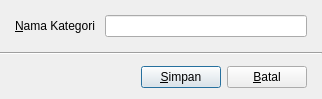
<?xml version="1.0" encoding="UTF-8"?>
<ui version="4.0">
 <class>ProductCategoryEditor</class>
 <widget class="QDialog" name="ProductCategoryEditor">
  <property name="geometry">
   <rect>
    <x>0</x>
    <y>0</y>
    <width>322</width>
    <height>99</height>
   </rect>
  </property>
  <property name="windowTitle">
   <string>Dialog</string>
  </property>
  <property name="styleSheet">
   <string notr="true"/>
  </property>
  <layout class="QVBoxLayout" name="verticalLayout">
   <property name="spacing">
    <number>0</number>
   </property>
   <property name="leftMargin">
    <number>0</number>
   </property>
   <property name="topMargin">
    <number>0</number>
   </property>
   <property name="rightMargin">
    <number>0</number>
   </property>
   <property name="bottomMargin">
    <number>0</number>
   </property>
   <item>
    <widget class="QFrame" name="contentFrame">
     <layout class="QHBoxLayout" name="horizontalLayout_2">
      <property name="spacing">
       <number>10</number>
      </property>
      <property name="leftMargin">
       <number>15</number>
      </property>
      <property name="topMargin">
       <number>15</number>
      </property>
      <property name="rightMargin">
       <number>15</number>
      </property>
      <property name="bottomMargin">
       <number>15</number>
      </property>
      <item>
       <widget class="QLabel" name="label">
        <property name="text">
         <string>&amp;Nama Kategori</string>
        </property>
        <property name="buddy">
         <cstring>nameEdit</cstring>
        </property>
       </widget>
      </item>
      <item>
       <widget class="QLineEdit" name="nameEdit"/>
      </item>
     </layout>
    </widget>
   </item>
   <item>
    <widget class="Line" name="line">
     <property name="orientation">
      <enum>Qt::Horizontal</enum>
     </property>
    </widget>
   </item>
   <item>
    <widget class="QFrame" name="footerFrame">
     <layout class="QHBoxLayout" name="horizontalLayout">
      <property name="spacing">
       <number>6</number>
      </property>
      <property name="leftMargin">
       <number>15</number>
      </property>
      <property name="topMargin">
       <number>10</number>
      </property>
      <property name="rightMargin">
       <number>15</number>
      </property>
      <property name="bottomMargin">
       <number>10</number>
      </property>
      <item>
       <spacer name="horizontalSpacer">
        <property name="orientation">
         <enum>Qt::Horizontal</enum>
        </property>
        <property name="sizeHint" stdset="0">
         <size>
          <width>40</width>
          <height>20</height>
         </size>
        </property>
       </spacer>
      </item>
      <item>
       <widget class="QPushButton" name="saveButton">
        <property name="text">
         <string>&amp;Simpan</string>
        </property>
        <property name="icon">
         <iconset resource="app.qrc">
          <normaloff>:/icons/done</normaloff>:/icons/done</iconset>
        </property>
       </widget>
      </item>
      <item>
       <widget class="QPushButton" name="cancelButton">
        <property name="text">
         <string>&amp;Batal</string>
        </property>
        <property name="icon">
         <iconset resource="app.qrc">
          <normaloff>:/icons/clear</normaloff>:/icons/clear</iconset>
        </property>
       </widget>
      </item>
     </layout>
    </widget>
   </item>
  </layout>
 </widget>
 <tabstops>
  <tabstop>nameEdit</tabstop>
  <tabstop>saveButton</tabstop>
  <tabstop>cancelButton</tabstop>
 </tabstops>
 <resources>
  <include location="app.qrc"/>
 </resources>
 <connections/>
</ui>
